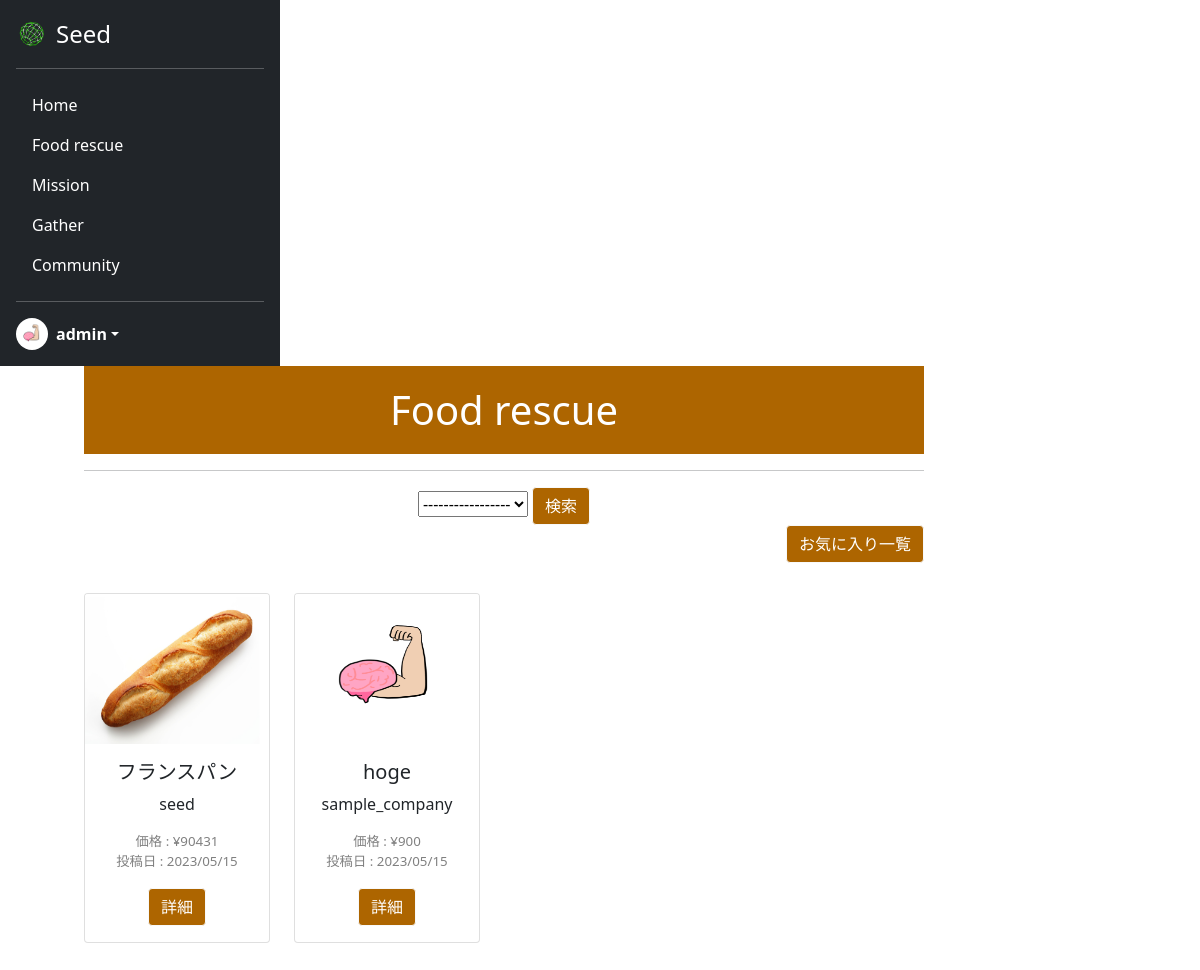
The app's page /food_rescue/ (signed in) with its own data.
### acount/models.py (models this page shows)
class CustomUser(AbstractUser):
    is_general = models.BooleanField(null=True ,default=True)
    is_active = models.BooleanField(null=True ,default=False)
    mission_point = models.IntegerField(null=False ,default=0)
    profile_pic = models.ImageField(upload_to='profile_pics', blank=True)

### seed/models.py (models this page shows)
class Product(models.Model):
    name = models.CharField(verbose_name="商品名", max_length=50)
    genre = models.ForeignKey(Genre, verbose_name="ジャンル", on_delete=models.CASCADE)
    price = models.IntegerField(verbose_name="価格")
    image = models.ImageField(verbose_name="商品画像", upload_to='product_img/')
    detail = models.TextField(verbose_name="詳細", max_length=300)
    company = models.ForeignKey(CustomUser, verbose_name="掲載企業", on_delete=models.CASCADE)
    create_at = models.DateTimeField(verbose_name="作成日時", auto_now_add=True)

### seed/views.py (the view)
# urls.py: path('food_rescue/', views.FoodRescueView.as_view(), name='food_rescue'),
class FoodRescueView(ListView):
    template_name = 'foodrescue.html'
    model = Product
    context_object_name = 'product_list'
    def get_queryset(self):
        return Product.objects.order_by('-create_at')
    def get_context_data(self, **kwargs: Any):
        context = super().get_context_data(**kwargs)
        genre = Genre.objects.all()
        context['genre_list'] = genre
        return context

### seed/templates/foodrescue.html (shortened to what this page needs)
{% extends 'mypagebase.html' %}
{% load static %}
{% block content %}
<div class="text-center">
    <h1 class="title" style="background-color: #ad6500; color:white;">Food  rescue</h1>
    <hr>
    <div>
        <div>
            <form method="POST" action="{% url 'seed:search_for_genre' %}">
                <select name="genre">
                    <option value selected>-----------------</option>
                </select>
                <input type="submit" class="btn btn-light" value="検索" style="background-color: #ad6500; color: white;">
            </form>
        </div>
        <div class="text-end" style="margin-bottom:20px;">
            {% if request.user.is_general %}
            <a href="{% url 'seed:foodfavorite' %}" class="btn btn-light" style="background-color: #ad6500; color:white;">お気に入り一覧</a>
            {% else %}
            <a href="{% url 'seed:foodpost' %}" class="btn btn-light" style="background-color: #ad6500; color:white;">商品を投稿する</a>
            <a href="{% url 'seed:myfood' %}" class="btn btn-light" style="background-color: #ad6500; color:white;">投稿一覧</a>
            {% endif %}
        </div>
    </div>
    {% if product_list %}
    <div class="row" style="height: 650px; width:100%; overflow-y: scroll;">
        {% for product in product_list %}
        <div class="col-3" style="margin-top:10px;">
            <div class="card" style="width: 100%;">
                <img src="{{product.image.url}}" class="card-img-top" alt="..." style="height:150px;">
                <div class="card-body">
                    <h5 class="card-title">{{product.name}}</h5>
                    <p class="card-text">
                        {{product.company.username}}
                    </p>
                    <p class="card-text" style="color:gray; font-size:smaller;">
                        <span class="text-start">価格 : </span><span
                            class="text-end">¥{{product.price}}</span><br>
                        <span class="text-start">投稿日 : </span><span
                            class="text-end">{{product.create_at|date:"Y/m/d"}}</span>
                    </p>
                    <a href="{% url 'seed:fooddetail' product.pk %}?source=rescue" class="btn btn-light" style="background-color:#ad6500; color:white;">詳細</a>
                </div>
            </div>
        </div>
        {% endfor %}
    </div>
    {% else %}
        <h3 class="text-center">投稿されている商品はありません。</h3>
    {% endif %}
</div>
{% endblock %}

### seed/templates/mypagebase.html (shortened to what this page needs)
{% load static %}
<!DOCTYPE html>
<html lang="ja">
<head>
    <link href="https://cdn.jsdelivr.net/npm/bootstrap@5.0.2/dist/css/bootstrap.min.css" rel="stylesheet"
>
    <link rel="stylesheet" type="text/css" href="{% static 'css/style.css' %}">
</head>
<body class="mypage">
    {% if user.is_authenticated %}
    <main style="height:100vh;">
        <div style="display: flex; flex-wrap: wrap; height:100%;">
            <div>
                <div class="d-flex flex-column p-3 text-white bg-dark h-100" style="width: 280px; height:100%;">
                    <a href="{% url 'seed:mypage' %}"
                        class="d-flex align-items-center mb-3 mb-md-0 me-md-auto text-white text-decoration-none">
                        <img class="bi me-2" src="{% static 'assets/img/top/icon.png' %}" style="height:32px">
                        <span class="fs-4">Seed</span>
                    </a>
                    <hr>
                    <ul class="nav nav-pills flex-column mb-auto">
                        <li class="nav-item my-nav">
                            <a href="{% url 'seed:mypage' %}" class="nav-link text-white" aria-current="page">
                                Home
                            </a>
                        </li>
                        <li class="nav-item my-nav">
                            <a href="{% url 'seed:food_rescue' %}" class="nav-link text-white">
                                Food rescue
                            </a>
                        </li>
                        {% if user.is_general %}
                        <li class="nav-item my-nav">
                            <a href="{% url 'seed:mission' %}" class="nav-link text-white">
                                Mission
                            </a>
                        </li>
                        {% endif %}
                        <li class="nav-item my-nav">
                            <a href="{% url 'seed:gather' %}" class="nav-link text-white">
                                Gather
                            </a>
                        </li>
                        <li class="nav-item my-nav">
                            <a href="{% url 'seed:community' %}" class="nav-link text-white">
                                Community
                            </a>
                        </li>
                    </ul>
                    <hr>
                    <div class="dropdown">
                        <a href="#" class="d-flex align-items-center text-white text-decoration-none dropdown-toggle"
                            id="dropdownUser1" data-bs-toggle="dropdown" aria-expanded="false">
                            <img src="{{ user.profile_pic.url }}" alt="" width="32" height="32"
                                class="rounded-circle me-2">
                            <strong>{{ user.username }}</strong>
                        </a>
                    </div>
                </div>
            </div>
            <div style="width:70%; margin-left: 7%;">
                {% block content %}
                {% endblock %}
            </div>
        </div>
    </main>
    {% endif %}
</body>
</html>

### static/css/style.css (style rules this page uses)
.title { padding: 20px 0px 20px 0px; }
.card-title { width: 100%; white-space: nowrap; overflow: hidden; text-overflow: ellipsis; }

### records on screen
CustomUser: profile_pic (picture), username "admin"
Product: image (picture), name "フランスパン", company.username "seed", price "90431", create_at "2023/05/15"
Product: image (picture), name "hoge", company.username "sample_company", price "900", create_at "2023/05/15"
